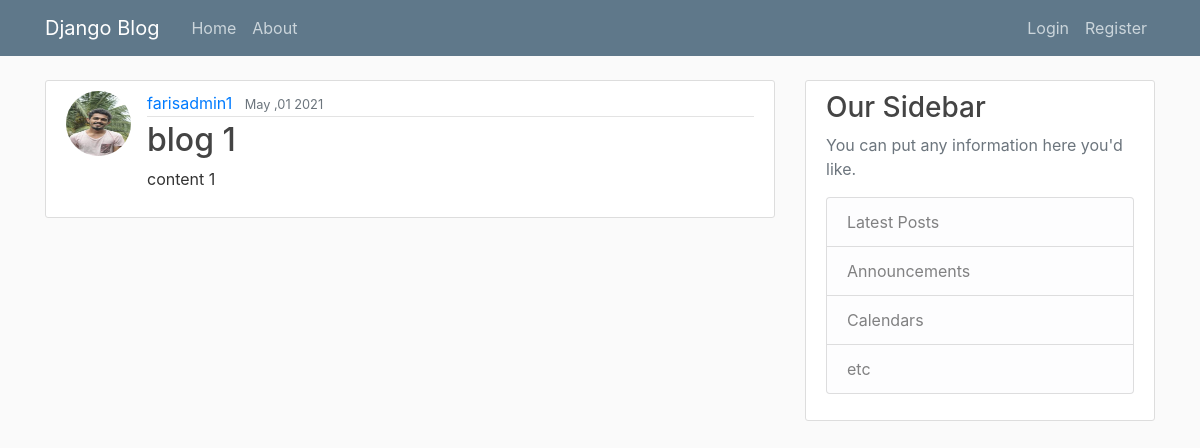
The app's page /, older data.
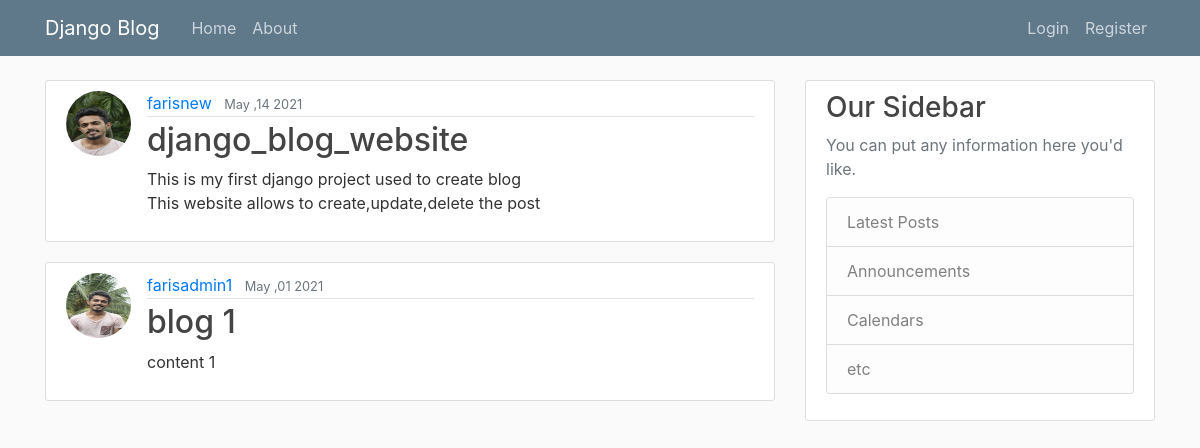
The same page, newer data.
### blog/models.py (models this page shows, shortened)
class Post(models.Model):
    title=models.CharField(max_length=100)
    content=models.TextField()
    date_posted=models.DateTimeField(default=timezone.now)
    author=models.ForeignKey(User, on_delete=models.CASCADE)

### users/models.py (models this page shows, shortened)
class Profile(models.Model):
    user = models.OneToOneField(User, on_delete=models.CASCADE)
    image = models.ImageField(default = 'default.jpg',upload_to='profile_pics')

### blog/views.py (the view)
# urls.py: path('',PostListView.as_view(),name='blog_home'),
class PostListView(ListView):
    model = Post
    template_name = "blog/home.html" #<app>/<module>_<view_type>.html
    context_object_name = 'posts'
    ordering = [ '-date_posted' ]
    paginate_by = 2

### blog/templates/blog/home.html
{% extends 'blog/base.html' %}
{% block  content %}
    {% for  post in posts %}
     <article class="media content-section">
     <img class="rounded-circle  article-img " src="{{ post.author.profile.image.url }}" alt="not image">
        <div class="media-body">
            <div class="article-metadata">
            <a class="mr-2" href="#">{{ post.author }}</a>
            <small class="text-muted">{{ post.date_posted|date:"F ,d Y" }}</small>
            </div>
            <h2><a class="article-title" href="{% url 'post-detail' post.id %}">{{ post.title }}</a></h2>
            <p class="article-content">{{ post.content }}</p>
        </div>
     </article>
    {% endfor %}
{% endblock content %}

Row changes from the older to the newer data that the page shows:
added Post: author.profile.image (picture), author "farisnew", date_posted "May ,14 2021", title "django_blog_website", content "This is my first django project used to create blog This website allows to create,update,delete the post"
